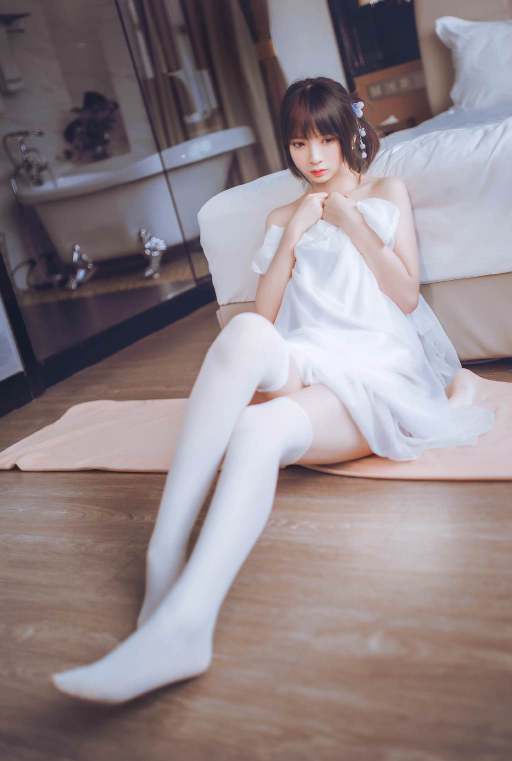
#> input picture picture_material/beauty_leg3.jpg, 1024 x 1522 px, found by its file name (shown at 1/2 size)
$ python 6.Ideal_high.py
#> lines starting #> are read from the running program, lines starting #| are printed output that depends on the picture
import cv2
import numpy as np
from matplotlib import pyplot as plt

img = cv2.imread("picture_material/beauty_leg3.jpg")
#> img is the input picture: shape (1522, 1024, 3); mean B, G, R 137.4, 133.4, 145.1
img = cv2.resize(img, (int(img.shape[1]/2),int(img.shape[0]/2)), interpolation=cv2.INTER_AREA)
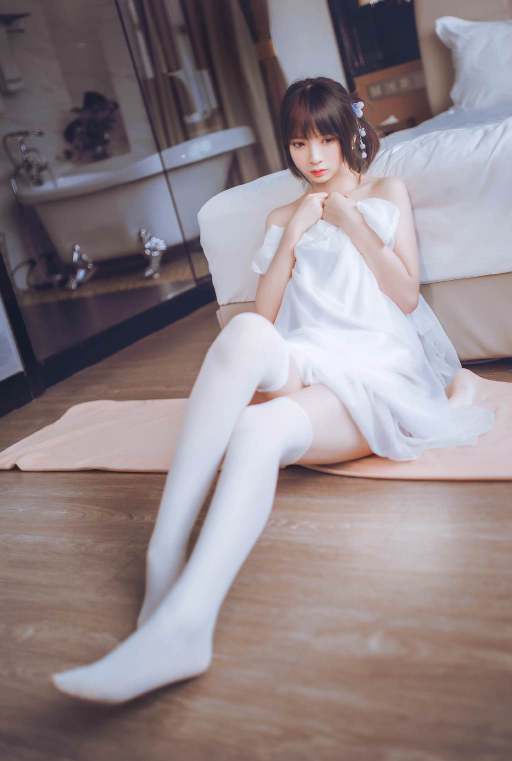
#> img: shape (761, 512, 3); mean B, G, R 137.5, 133.5, 145.2
img = cv2.cvtColor(img, cv2.COLOR_BGR2GRAY)
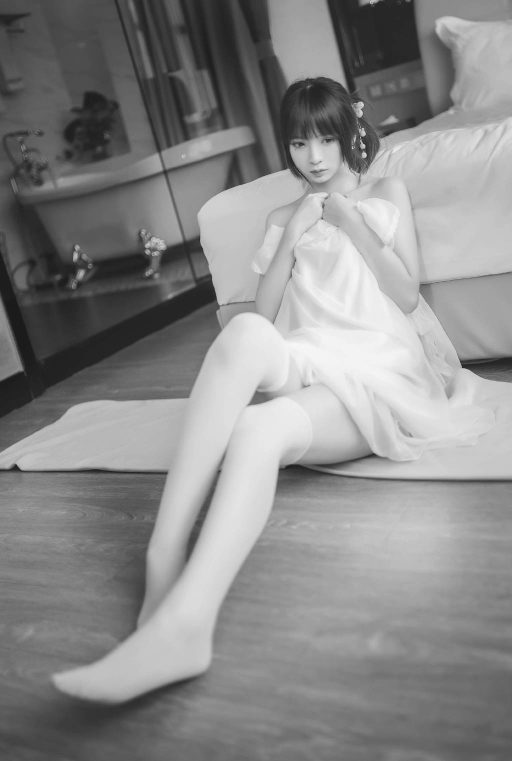
#> img: shape (761, 512); min 24, max 247, mean 137.5
img_float = np.float32(img)
#傅里叶变换
dft = cv2.dft(img_float, flags = cv2.DFT_COMPLEX_OUTPUT)
#将低频转移到中心
dft_center = np.fft.fftshift(dft)
#定义掩模，中间为0，周围为1
crow, ccol = int(img.shape[0] / 2),int(img.shape[1] / 2)
#> crow = 380; ccol = 256
#设置掩模区域10*10
mask = np.zeros((img.shape[0], img.shape[1], 2), np.uint8)
mask[crow - 5 : crow + 5, ccol - 5 : ccol + 5] = 0
#设置掩模区域100*100
mask1 = np.zeros((img.shape[0], img.shape[1], 2), np.uint8)
mask1[crow - 30 : crow + 30, ccol - 30 : ccol + 30] = 0
#图像相乘，保留中间部分
mask_img = dft_center * mask
mask1_img = dft_center * mask1
#将低频移动到原来位置
img_idf = np.fft.ifftshift(mask_img)
img1_idf = np.fft.ifftshift(mask1_img)
#傅里叶逆变换
img_idf = cv2.idft(img_idf)
img1_idf = cv2.idft(img1_idf)
#将其转换成空间域
img_idf = cv2.magnitude(img_idf[:, :, 0], img_idf[:, :, 1])
#> img_idf: shape (761, 512) float32; every value is 0
img1_idf = cv2.magnitude(img1_idf[:, :, 0], img1_idf[:, :, 1])
#输出图像
plt.figure("Ideal high pass")
plt.subplot(131),plt.title("Origin")
plt.imshow(img, cmap = 'gray'),plt.axis('off')
plt.subplot(132),plt.title("Highpass mask = 5")
plt.imshow(img_idf, cmap = 'gray'),plt.axis('off')
plt.subplot(133),plt.title("Highpass mask = 30")
plt.imshow(img1_idf, cmap = 'gray'),plt.axis('off')
plt.show()
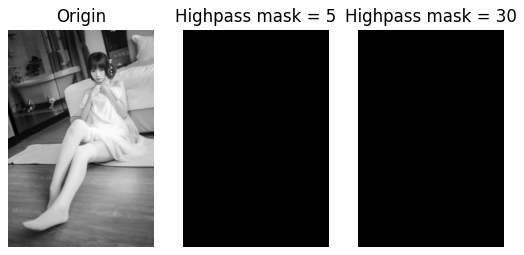
#> figure drawn by matplotlib, 3 panels

$ run again, with picture_material/beauty_leg2.jpg copied over picture_material/beauty_leg3.jpg
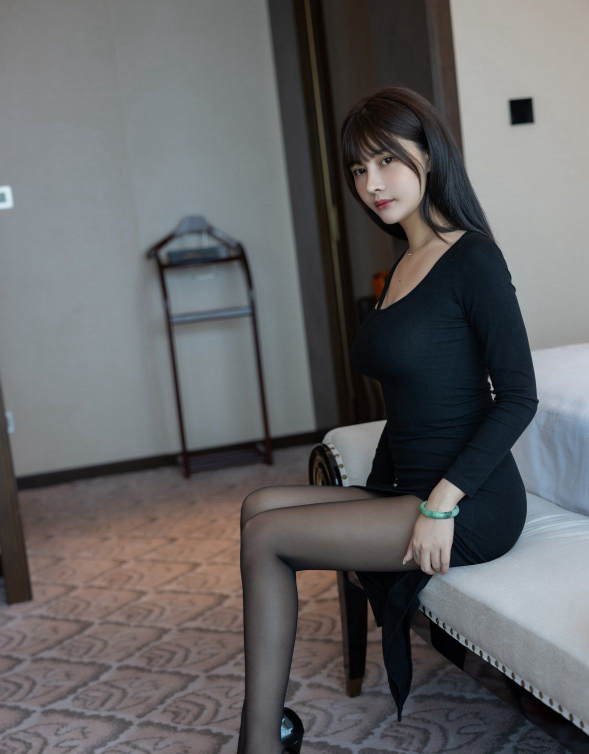
#> input picture picture_material/beauty_leg2.jpg, 1178 x 1507 px, found by its file name (shown at 1/2 size)
#> img is the input picture: shape (1507, 1178, 3); mean B, G, R 101.2, 99.8, 100.1
#> `img = cv2.cvtColor(img, cv2.COLOR_BGR2GRAY)`:
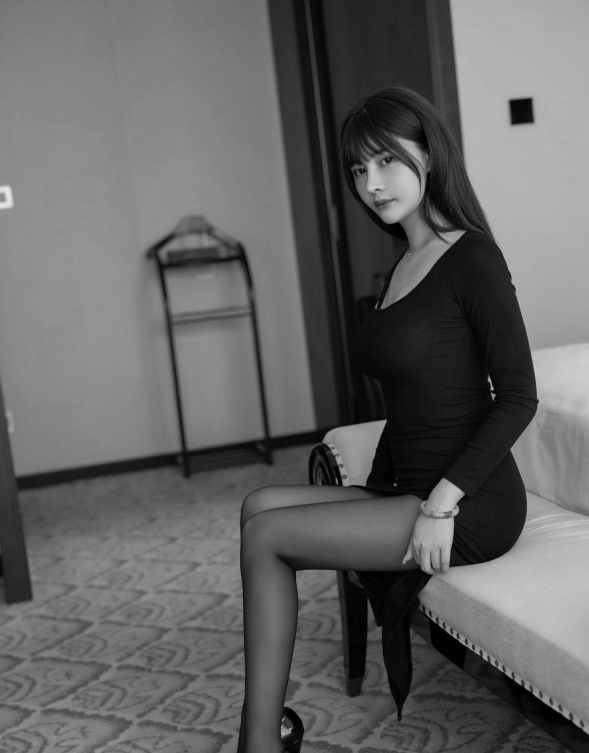
#> img: shape (753, 589); min 0, max 232, mean 100
#> img_idf: shape (753, 589) float32; every value is 0
#> `plt.show()`:
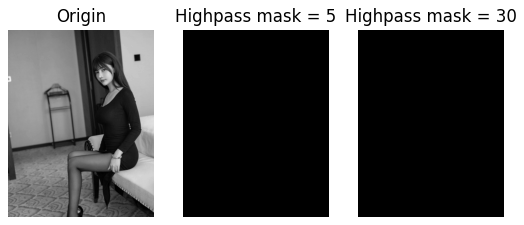
#> figure drawn by matplotlib, 3 panels

$ run again, with picture_material/1.jpg copied over picture_material/beauty_leg3.jpg
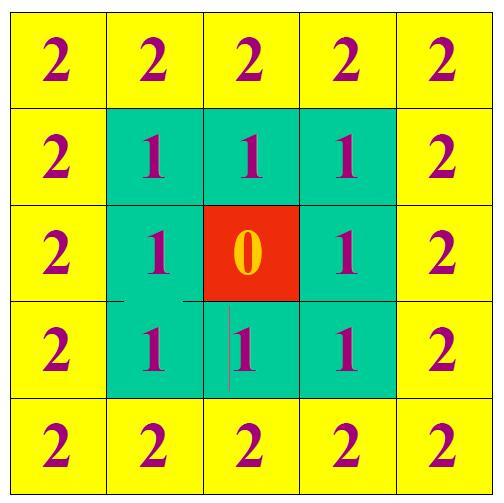
#> input picture picture_material/1.jpg, 504 x 503 px, found by its file name
#> img is the input picture: shape (503, 504, 3); mean B, G, R 71.4, 216.3, 174.1
#> `img = cv2.cvtColor(img, cv2.COLOR_BGR2GRAY)`:
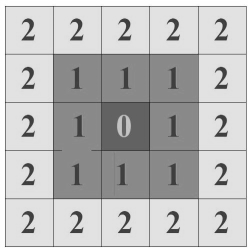
#> img: shape (251, 252); min 39, max 255, mean 187.2
#> img_idf: shape (251, 252) float32; every value is 0
#> `plt.show()`:
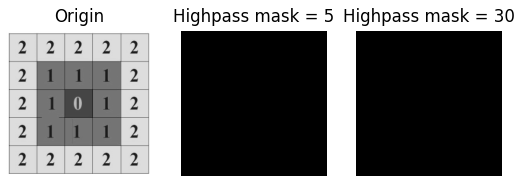
#> figure drawn by matplotlib, 3 panels
